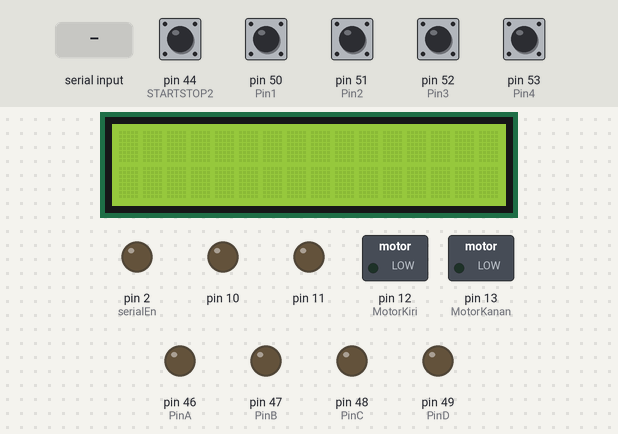
A sketch run on a simulated Arduino Mega 2560, built with avr-gcc and run on an emulated ATmega2560. Parts: 16×2 character LCD, switched loads named in the sketch (green lamp = pin HIGH), output pins drawn as LEDs (lit = HIGH). The test bench sets the inputs (shaded band); at power-on: pin 50 (Pin1), pin 51 (Pin2), pin 52 (Pin3), pin 53 (Pin4) HIGH, pin 44 (STARTSTOP2) LOW. What the sketch prints to the serial monitor is not drawn.

Above: at 1.2 s.
1.3 s: "2\n" received over Serial
At 1.51 s:
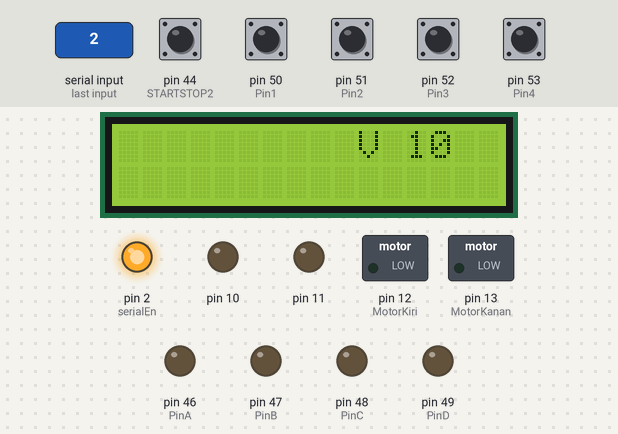
At 2.8 s:
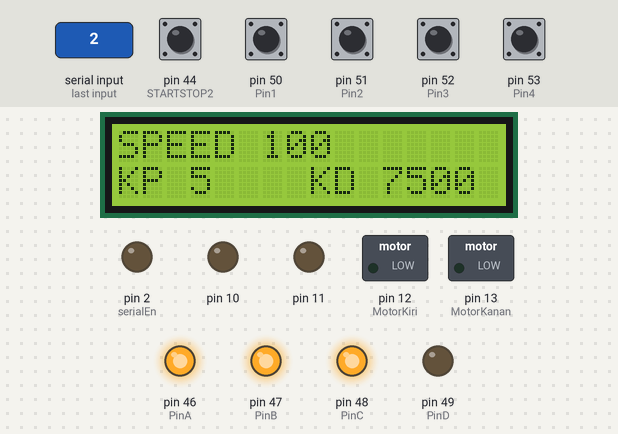
3.1 s: "7\n" received over Serial
At 3.42 s:
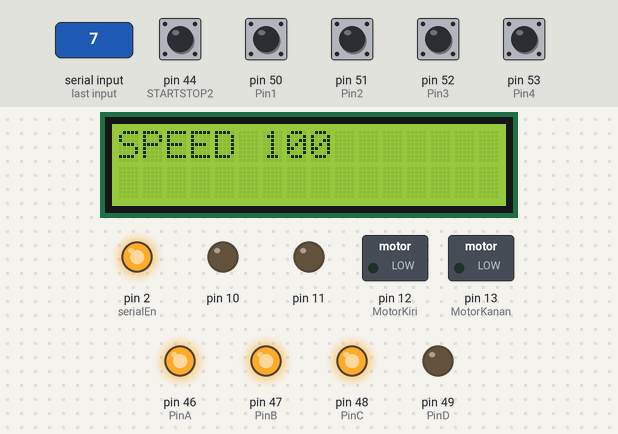
Timing chart, 0 to 6.1 s (numbered marks = the images above; inputs shaded):
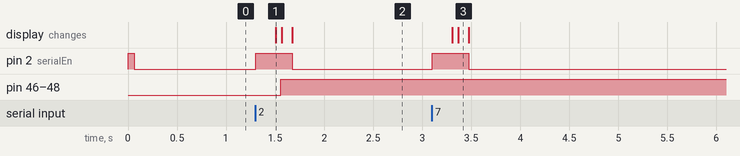

The sketch:

LSA08_18_feb_2019_test1.ino
```cpp
/* https://github.com/CytronTechnologies/Arduino-LSA08/blob/master/LSA08PID/LSA08PID.ino */

#include <Wire.h>
#include <LiquidCrystal_PCF8574.h>

LiquidCrystal_PCF8574 lcd(0x27);  // set the LCD address to 0x27 for a 16 chars and 2 line display

int positionVal;
int sensorgaris;
int sensorgaris_pinggir;
int Error;
int errorsensorgaris;
int posisisensorgaris;

int station;
int simpanganke = 1;
int lastbuttonStateSTOP = 0;
int buttonPushCounter = 0;   // counter for the number of button presses
int buttonState = 0;         // current state of the button
int lastButtonState = 0;

#define sensor1 A0
#define sensor2 A1
#define sensor11 A10
#define sensor12 A11

int s1, s2, s11, s12;
int simpangan;

unsigned long lastTime;
double Input, PID;
double Setpoint = 0;
double errSum, lastErr;

int kp = 5;
double ki = 0;
int kd = 7500;

int16_t PIDLeft, PIDRight;
int gas = 100;

const byte rx = 0;    // Defining pin 0 as Rx
const byte tx = 1;    // Defining pin 1 as Tx
const byte serialEn = 2;    // Connect UART output enable of LSA08 to pin 2
const byte junctionPulse = 4;   // Connect JPULSE of LSA08 to pin 4

const byte MotorKiri = 12;   // Connect PWM1 of motor driver to pin 12
const byte MotorKanan = 13;   // Connect PWM2 of motor driver to pin 13

#define PinA 46 //keypad 8 kabel
#define PinB 47
#define PinC 48
#define PinD 49

#define Pin1 50  //keypad 8 kabel, lanjutan
#define Pin2 51
#define Pin3 52
#define Pin4 53

#define STARTSTOP2 44

int buttonState1 = 0;  //tombol keypad 1,2,3,F1
int buttonState2 = 0;
int buttonState3 = 0;
int buttonStateF1 = 0;

int buttonState4 = 0;  //tombol keypad 4,5,6,F2
int buttonState5 = 0;
int buttonState6 = 0;
int buttonStateF2 = 0;

int buttonState7 = 0;  //tombol keypad 7,8,9,F3
int buttonState8 = 0;
int buttonState9 = 0;
int buttonStateF3 = 0;

int buttonStateSTART = 0;  //tombol keypad START,0,STOP,F4
int buttonState0 = 0;
int buttonStateSTOP = 0;
int buttonStateF4 = 0;

void setup()
  {
  Serial.begin(9600);
  Serial1.begin(19200);

  pinMode(sensor1, INPUT);
  pinMode(sensor2, INPUT);
  pinMode(sensor11, INPUT);
  pinMode(sensor12, INPUT);

  pinMode(PinA, OUTPUT);
  pinMode(PinB, OUTPUT);
  pinMode(PinC, OUTPUT);
  pinMode(PinD, OUTPUT);

  pinMode(Pin1, INPUT_PULLUP);
  pinMode(Pin2, INPUT_PULLUP);
  pinMode(Pin3, INPUT_PULLUP);
  pinMode(Pin4, INPUT_PULLUP);

  pinMode(STARTSTOP2, INPUT);

  pinMode(serialEn,OUTPUT);   // Setting serialEn as digital output pin
  pinMode(junctionPulse,INPUT);   // Setting junctionPulse as digital input pin

  // Setting pin 10 - 13 as digital output pin
      for(byte i=10;i<=13;i++)
        {
        pinMode(i,OUTPUT);
        }

  // Setting initial condition of serialEn pin to HIGH
      digitalWrite(serialEn,HIGH);

  // Setting the initial condition of motors
  // make sure both PWM pins are LOW
      digitalWrite(MotorKiri,LOW);
      digitalWrite(MotorKanan,LOW);

  Wire.begin();
  Wire.beginTransmission(0x27);
  Wire.endTransmission();

  lcd.begin(16, 2); // initialize the lcd
  lcd.setBacklight(255);

}

void loop ()
{
  SettingNilaiError();
  belokcepat();

  if  (digitalRead(STARTSTOP2) == LOW) {
      digitalWrite(PinA, LOW);
      digitalWrite(PinB, HIGH);
      digitalWrite(PinC, HIGH);
      digitalWrite(PinD, HIGH);
      buttonState1 = digitalRead(Pin1);
      buttonState2 = digitalRead(Pin2);
      buttonState3 = digitalRead(Pin3);
      buttonStateF1 = digitalRead(Pin4);

          if (buttonStateF1 == LOW)   {
              delay(50);
              gas--;
              }
          if (buttonState1 == LOW)   {
              delay(50);
              kd=kd-100;
              }

      digitalWrite(PinA, HIGH);
      digitalWrite(PinB, LOW);
      digitalWrite(PinC, HIGH);
      digitalWrite(PinD, HIGH);
      buttonState4 = digitalRead(Pin1);
      buttonState5 = digitalRead(Pin2);
      buttonState6 = digitalRead(Pin3);
      buttonStateF2 = digitalRead(Pin4);

          if (buttonStateF2 == LOW)   {
              delay(50);
              gas++;
              }
          if (buttonState4 == LOW)   {
              delay(50);
              kd=kd+100;
              }

      digitalWrite(PinA, HIGH);
      digitalWrite(PinB, HIGH);
      digitalWrite(PinC, LOW);
      digitalWrite(PinD, HIGH);
      buttonState7 = digitalRead(Pin1);
      buttonState8 = digitalRead(Pin2);
      buttonState9 = digitalRead(Pin3);
      buttonStateF3 = digitalRead(Pin4);

          if (buttonStateF3 == LOW)   {
              delay(50);
              kp--;
              }
      digitalWrite(PinA, HIGH);
      digitalWrite(PinB, HIGH);
      digitalWrite(PinC, HIGH);
      digitalWrite(PinD, LOW);
      buttonStateSTART = digitalRead(Pin1);
      buttonState0 = digitalRead(Pin2);
      buttonStateSTOP = digitalRead(Pin3);
      buttonStateF4 = digitalRead(Pin4);

          if (buttonStateF4 == LOW)   {
              delay(50);
              kp++;
              }
    PIDRight = 0;
    PIDLeft = 0;
    Serial1.write((uint8_t *) &PIDRight, sizeof(PIDRight));
    Serial1.write((uint8_t *) &PIDLeft, sizeof(PIDLeft));
    }

  else {
        bacastation();
        prog_1();
        hitungPID();
        eksekusikemotor ();
        }

   lcd.home();
   lcd.clear();
   lcd.setCursor(0, 0);
   lcd.print("SPEED ");
   lcd.print(gas);
   delay(50);

//   lcd.setCursor(10, 0);
//   lcd.print("rpm");
//   delay(50);

   lcd.setCursor(0, 1);
   lcd.print("KP ");
   lcd.print(kp);
   delay(20);

   lcd.setCursor(8, 1);
   lcd.print("KD ");
   lcd.print(kd);
   delay(20);
}

void SettingNilaiError()
{
  digitalWrite(serialEn,LOW);   // Set serialEN to LOW to request UART data
  while(Serial.available() <= 0);   // Wait for data to be available
  positionVal = Serial.read();    // "int" dihilangkan, Read incoming data and store in variable positionVal
  digitalWrite(serialEn,HIGH);    // Stop requesting for UART data

//  Serial.print(positionVal-35);
//  Serial.print("\t");
//  Serial.println(digitalRead(junctionPulse));
//  delay (70);


  if     (positionVal ==   0)   {errorsensorgaris =  7;}
  else if(positionVal ==   5)   {errorsensorgaris =  6;}
  else if(positionVal ==  10)   {errorsensorgaris =  5;}
  else if(positionVal ==  15)   {errorsensorgaris =  4;}
  else if(positionVal ==  20)   {errorsensorgaris =  3;}
  else if(positionVal ==  25)   {errorsensorgaris =  2;}
  else if(positionVal ==  30)   {errorsensorgaris =  1;}
  else if(positionVal ==  35)   {errorsensorgaris =  0;}
  else if(positionVal ==  40)   {errorsensorgaris = -1;}
  else if(positionVal ==  45)   {errorsensorgaris = -2;}
  else if(positionVal ==  50)   {errorsensorgaris = -3;}
  else if(positionVal ==  55)   {errorsensorgaris = -4;}
  else if(positionVal ==  60)   {errorsensorgaris = -5;}
  else if(positionVal ==  65)   {errorsensorgaris = -6;}
  else if(positionVal ==  70)   {errorsensorgaris = -7;}

//  Serial.print("error ");
  Serial.print(errorsensorgaris);    Serial.print("\t");

//  Serial.print("Val ");
  Serial.print(positionVal);   Serial.print("\n");
  delay(100);
}

void hitungPID() {
    unsigned long now = millis();
    double timeChange = (double)(now - lastTime);
    Input = errorsensorgaris;
    double Error = Setpoint - Input;
    errSum += (Error * timeChange);
    double dErr = (Error - lastErr) / timeChange;
    PID = kp * Error + ki * errSum + kd * dErr;
    lastErr = Error;
    lastTime = now;

//    Serial.println(PID);
}

void eksekusikemotor ()
{
    PIDLeft = gas - PID;
    PIDRight = gas + PID;

    if(PIDLeft > gas)           {PIDLeft = gas;}
    if(PIDLeft <= 0)            {PIDLeft = 0;}
    if(PIDRight > gas)          {PIDRight = gas;}
    if(PIDRight <= 0)           {PIDRight = 0;}


    constrain(PIDLeft,0,gas);
    constrain(PIDRight,0,gas);

    analogWrite(MotorKiri, PIDLeft);
    analogWrite(MotorKanan, PIDRight);


    Serial.print("Kiri ");
    Serial.print(PIDLeft);    Serial.print("\t");
    Serial.print("Kanan ");
    Serial.print(PIDRight);   Serial.print("\n");
    delay(100);
    Serial1.write((uint8_t *) &PIDRight, sizeof(PIDRight));
    Serial1.write((uint8_t *) &PIDLeft, sizeof(PIDLeft));
    delay(300);
}

void belokcepat()  /*------------Tes Berhenti---Hasil OK----Tikung bisa, tapi blom bisa balik, muter terus------*/
{
   SettingNilaiError();

   lcd.setCursor(10, 0);
   lcd.print("V ");
   lcd.print(positionVal);
   delay(50);

      while(positionVal ==  255) {
        PIDLeft = 0;
        PIDRight = 0;

        Serial1.write((uint8_t *) &PIDRight, sizeof(PIDRight));
        Serial1.write((uint8_t *) &PIDLeft, sizeof(PIDLeft));
        delay(1500);
      }

}

void KonversiDecimalkeBinner()
{

  s1  = 1 * digitalRead(sensor1);
  s2  = 2 * digitalRead(sensor2);
  s11 = 4 * digitalRead(sensor11);
  s12 = 8 * digitalRead(sensor12);

  sensorgaris_pinggir = s12 + s11 + s2 + s1;
}

void bacastation() {
  if(sensorgaris_pinggir == 0b1111 ||
     sensorgaris_pinggir == 0b1001 ||
     sensorgaris_pinggir == 0b0110 ||
     sensorgaris_pinggir == 0b1101 ||
     sensorgaris_pinggir == 0b1011 ||
     sensorgaris_pinggir == 0b0101 ||
     sensorgaris_pinggir == 0b1010 )
     {
     station = 1;
     }
  else {
     station = 0;
     }

  buttonState = station;
  if (buttonState != lastButtonState)
      {
      if (buttonState == HIGH)
          {
          buttonPushCounter++;
          }
      else{
          }
          delay(50);
      }
   lastButtonState = buttonState;
}

void prog_1()
{
  while (station == 1)
    {
      PIDRight = 0;
      PIDLeft = 0;
      Serial1.write((uint8_t *) &PIDRight, sizeof(PIDRight));
      Serial1.write((uint8_t *) &PIDLeft, sizeof(PIDLeft));
      delay(15000);

    majuduludong:
      SettingNilaiError();
      hitungPID();
      eksekusikemotor ();
      belokcepat();
      bacastation();

    if (station == 0)
          {
          goto keluar;
          }
    goto majuduludong;
    }
    keluar:;
}
```

Measured:
- after the input at 1.3 s, pin 2 (serialEn): LOW → HIGH at once, → LOW 0.37 s later; pin 46 (PinA), pin 47 (PinB), pin 48 (PinC): LOW → HIGH after 0.26 s; the display: changes after 0.21 s (image 1)
- after the input at 3.1 s, pin 2 (serialEn): LOW → HIGH at once, → LOW 0.37 s later; the display: first changes after 0.21 s (image 3 shows a later state)
